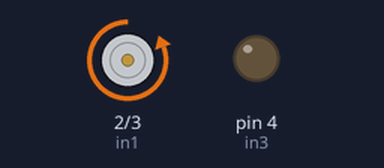
Simulated run of this sketch. Board: Arduino Uno, built with avr-gcc and run on an emulated ATmega328P. Shown: motor-driver pin pairs drawn as motors (green arrow = first pin HIGH = forward, orange = second pin HIGH = backward, longer = more drive), output pins drawn as LEDs (lit = HIGH).

Above: at 1.0 s.
At 15.4 s:
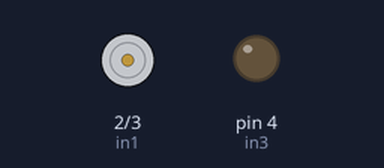
Timing chart, 0 to 23.3 s (numbered marks = the images above):
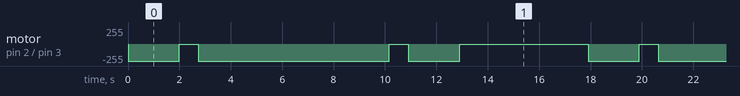

Measured:
- by itself, motor on pin 2 (in1) / pin 3 (in2): repeats every 17.9 s: stopped 0.73 s, backward 255/255 7.5 s, stopped 0.73 s, backward 255/255 2.0 s, stopped 5.0 s, backward 255/255 2.0 s

The sketch:

Car.ino
```cpp
int in1 =2;
int in2 =3;
int in3 =4;
int in4 =5;

void setup (){
 pinMode (in1, OUTPUT);
 pinMode (in2, OUTPUT);
 pinMode (in3, OUTPUT);
 pinMode (in3, OUTPUT);

}

void loop () {

fwd ();
delay(2000);
rgt ();
delay(725);
fwd();
delay(2000);
lft ();
delay(725);
fwd();
delay(2000);
lft ();
delay(725);
fwd();
delay(2000);
rgt ();
delay(725);
fwd();
delay(2000);
stp ();
delay(5000);
}

void fwd (){
  digitalWrite (in1, LOW);
  digitalWrite (in2, HIGH);
  digitalWrite (in3, LOW);
  digitalWrite (in4, HIGH);
}
void lft (){
  digitalWrite (in1, LOW);
  digitalWrite (in2, HIGH);
  digitalWrite (in3, LOW);
  digitalWrite (in4, LOW);
}

void rgt (){
  digitalWrite (in1, LOW);
  digitalWrite (in2, LOW);
  digitalWrite (in3, LOW);
  digitalWrite (in4, HIGH);
}

void stp (){
  digitalWrite (in1, LOW);
  digitalWrite (in2, LOW);
  digitalWrite (in3, LOW);
  digitalWrite (in4, LOW);
}
```
